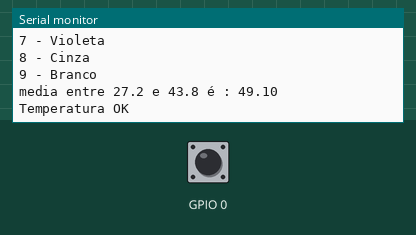
Recording of a program running on a simulated ESP32-S3. On the bench: the last lines printed to the serial monitor. The inputs (shaded band) are chosen by the test bench; at power-on: GPIO 0 HIGH.

Above: at 1.3 s.
1.4 s: GPIO 0 driven LOW
At 2.4 s:
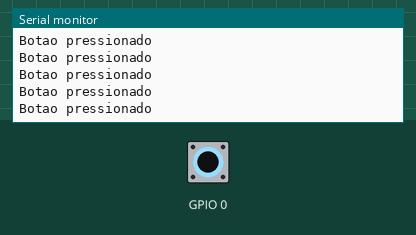
3.4 s: GPIO 0 driven HIGH
At 4.1 s:
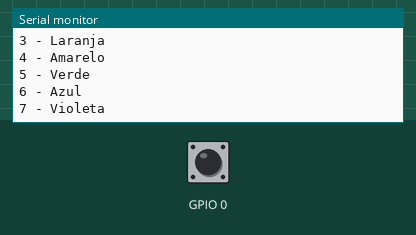
6.4 s: GPIO 0 driven LOW
At 7.0 s:
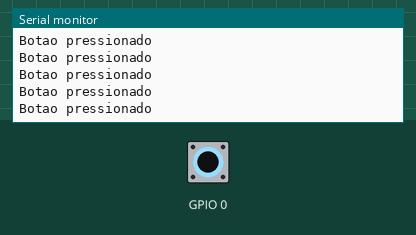
9.4 s: GPIO 0 driven HIGH
At 10.5 s:
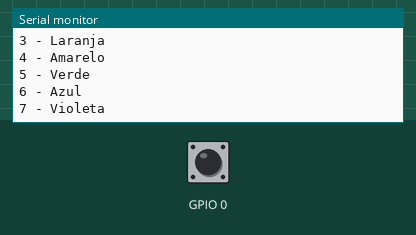

The program:

main.cpp
```cpp
#include <Arduino.h>
#include "func.h"

void setup()
{
  Serial.begin(9600);
}

void loop()
{
  for (int i = 0; i < 10; i++)
  {
    Serial.print(i);
    Serial.print(" - ");
    Serial.println(obterNomeDaCor(i));
  }

  Serial.print("media entre 27.2 e 43.8 é : ");
  Serial.println( calcularMedia(27.2 , 43.8));

  if(verificarTemperatura(30, 35))
    Serial.println("Temperatura OK");
  if(verificarTemperatura(36, 35))
    Serial.println("Temperatura OK");
  else
    Serial.println("Temperatura Alta!");

  while (botaoEstaPressionado(0))
  {
    Serial.println("Botao pressionado");
  }

}
```

func.h
```cpp
#ifndef FUNC_H
#define FUNC_H

#include <Arduino.h>

String obterNomeDaCor(int);
float calcularMedia(float, float);
bool verificarTemperatura(int, int);
bool botaoEstaPressionado(int);


#endif
```

func.cpp
```cpp
#include "func.h"

String obterNomeDaCor(int codigoCor)
{
  switch (codigoCor)
  {
  case 0:
    return "Preto";
  case 1:
    return "Marrom";
  case 2:
    return "Vermelho";
  case 3:
    return "Laranja";
  case 4:
    return "Amarelo";
  case 5:
    return "Verde";
  case 6:
    return "Azul";
  case 7:
    return "Violeta";
  case 8:
    return "Cinza";
  case 9:
    return "Branco";
  default:
    return "Invalido, escolha entre 0 a 9";
  }
}

float calcularMedia(float valor1, float valor2)
{
  float resultado = (valor1) + (valor2) / 2;
  return resultado;
}

bool verificarTemperatura(int tempAtual, int limTemp)
{
  return tempAtual <= limTemp ? true : false;
}

bool botaoEstaPressionado(int pinBotao)
{
  bool estado = digitalRead(pinBotao);
  return estado ? false : true;
}
```

Measured:
- after the input at 1.4 s, the serial monitor: prints a new line after 0.12 s (image 1)
- after the input at 6.4 s, the serial monitor: prints a new line after 0.18 s (image 3)
- after the input at 9.4 s, the serial monitor: prints a new line at once (image 4)
